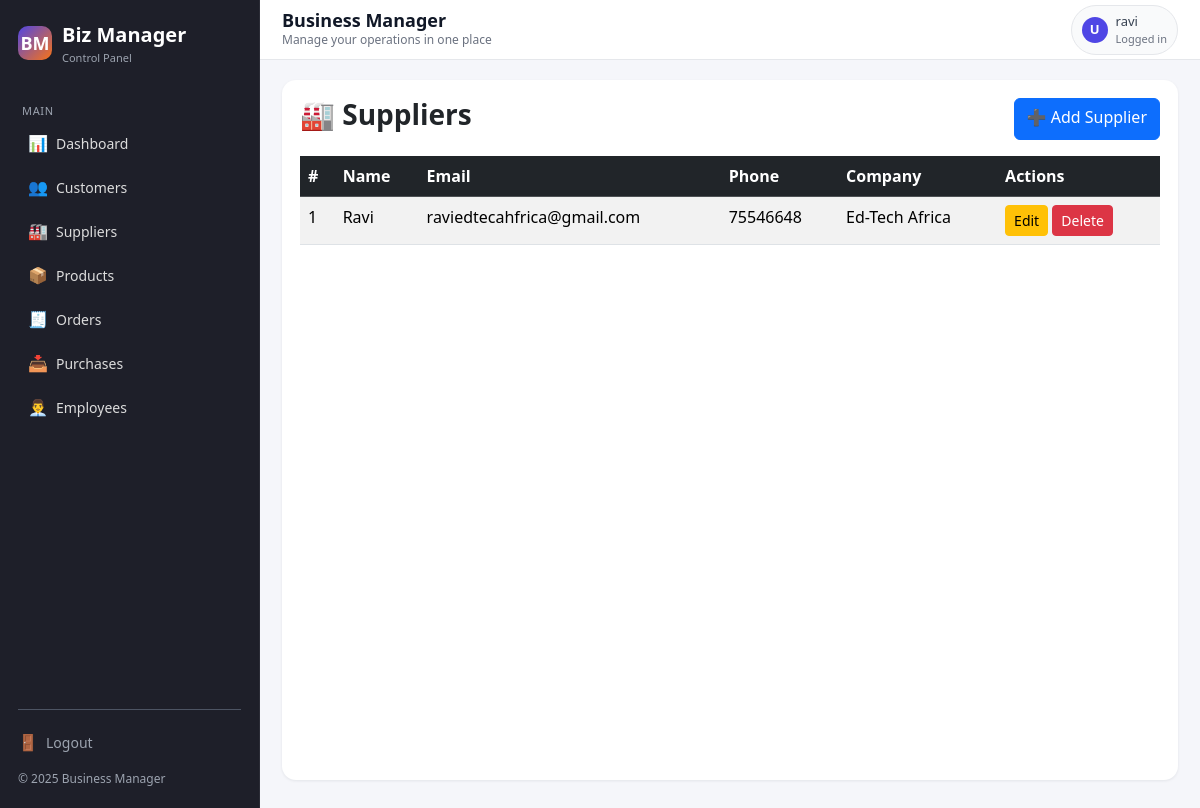
The page /crm/suppliers/ (signed in) on the database its author committed.
### crm/models.py (models this page shows, shortened)
class Supplier(models.Model):
    name = models.CharField(max_length=200)
    email = models.EmailField(blank=True, null=True)
    phone = models.CharField(max_length=50, blank=True, null=True)
    address = models.TextField(blank=True, null=True)
    company = models.CharField(max_length=200, blank=True, null=True)
    created_at = models.DateTimeField(auto_now_add=True)

### crm/views.py (the view)
# urls.py: path("suppliers/", views.supplier_list, name="supplier_list"),
@login_required
def supplier_list(request):
    suppliers = Supplier.objects.all().order_by("-created_at")
    return render(request, "crm/supplier_list.html", {"suppliers": suppliers})

### templates/crm/supplier_list.html
{% extends "base.html" %}
{% block content %}
<div class="d-flex justify-content-between mb-3">
    <h3 class="fw-bold">🏭 Suppliers</h3>
    <a href="{% url 'supplier_create' %}" class="btn btn-primary">➕ Add Supplier</a>
</div>
<table class="table table-striped table-hover">
    <thead class="table-dark">
        <tr>
            <th>#</th>
            <th>Name</th>
            <th>Email</th>
            <th>Phone</th>
            <th>Company</th>
            <th>Actions</th>
        </tr>
    </thead>
    <tbody>
        {% for s in suppliers %}
        <tr>
            <td>{{ forloop.counter }}</td>
            <td>{{ s.name }}</td>
            <td>{{ s.email }}</td>
            <td>{{ s.phone }}</td>
            <td>{{ s.company }}</td>
            <td>
                <a href="{% url 'supplier_update' s.id %}" class="btn btn-sm btn-warning">Edit</a>
                <a href="{% url 'supplier_delete' s.id %}" class="btn btn-sm btn-danger">Delete</a>
            </td>
        </tr>
        {% empty %}
        <tr><td colspan="6" class="text-center text-muted">No suppliers found.</td></tr>
        {% endfor %}
    </tbody>
</table>
{% endblock %}

### templates/base.html (shortened to what this page needs)
<!DOCTYPE html>
<html lang="en">
<head>
    <link href="https://cdn.jsdelivr.net/npm/bootstrap@5.3.2/dist/css/bootstrap.min.css" rel="stylesheet">
</head>
<body>
<div class="app-layout">
    <aside class="sidebar" id="sidebar">
        <div class="sidebar-brand">
            <div class="sidebar-logo">BM</div>
            <div>
                <p class="sidebar-title">Biz Manager</p>
                <p class="sidebar-subtitle">Control Panel</p>
            </div>
        </div>
        <p class="sidebar-section-label">Main</p>
        <ul class="sidebar-nav">
            <li class="sidebar-nav-item">
                <a href="{% url 'dashboard' %}" class="sidebar-nav-link">
                    <span class="icon">📊</span>
                    <span>Dashboard</span>
                </a>
            </li>
            <li class="sidebar-nav-item">
                <a href="/crm/customers/" class="sidebar-nav-link">
                    <span class="icon">👥</span>
                    <span>Customers</span>
                </a>
            </li>
            <li class="sidebar-nav-item">
                <a href="/crm/suppliers/" class="sidebar-nav-link">
                    <span class="icon">🏭</span>
                    <span>Suppliers</span>
                </a>
            </li>
            <li class="sidebar-nav-item">
                <a href="/inventory/" class="sidebar-nav-link">
                    <span class="icon">📦</span>
                    <span>Products</span>
                </a>
            </li>
            <li class="sidebar-nav-item">
                <a href="/sales/orders/" class="sidebar-nav-link">
                    <span class="icon">🧾</span>
                    <span>Orders</span>
                </a>
            </li>
            <li class="sidebar-nav-item">
                <a href="{% url 'sales_documents_dashboard' %}" class="sidebar-nav-link">
                    <span class="icon">📥</span>
                    <span>Purchases</span>
                </a>
            </li>
            <li class="sidebar-nav-item">
                <a href="/hr/employees/" class="sidebar-nav-link">
                    <span class="icon">👨‍💼</span>
                    <span>Employees</span>
                </a>
            </li>
        </ul>
        <div class="sidebar-divider"></div>
        <div class="sidebar-footer">
            <div class="mb-2">
                <a href="{% url 'logout' %}" class="sidebar-nav-link" style="padding-left: 0;">
                    <span class="icon">🚪</span>
                    <span>Logout</span>
                </a>
            </div>
            <div>© {% now "Y" %} Business Manager</div>
        </div>
    </aside>
    <div class="main-wrapper">
        <header class="topbar">
            <div class="topbar-left">
                <h1>{% block page_heading %}Business Manager{% endblock %}</h1>
                <small>{% block page_subtitle %}Manage your operations in one place{% endblock %}</small>
            </div>
            <div class="topbar-right">
                <div class="topbar-user">
                    <div class="topbar-user-avatar">
                        {{ request.user.first_name|default:"U"|first|upper }}
                    </div>
                    <div>
                        <div style="font-weight: 500;">
                            {{ request.user.get_full_name|default:request.user.username }}
                        </div>
                        <div style="font-size: 11px; color: #6b7280;">
                            Logged in
                        </div>
                    </div>
                </div>
            </div>
        </header>
        <main class="content">
            <div class="content-inner">
                {% block content %}{% endblock %}
            </div>
        </main>
    </div>
</div>
</body>
</html>

### rows shown on the page
Supplier: name "Ravi", email "raviedtecahfrica@gmail.com", phone "75546648", company "Ed-Tech Africa"

### other values the page prints
{{ request.user.first_name|default:"U"|first|upper }} "U"
{{ request.user.get_full_name|default:request.user.username }} "ravi"
